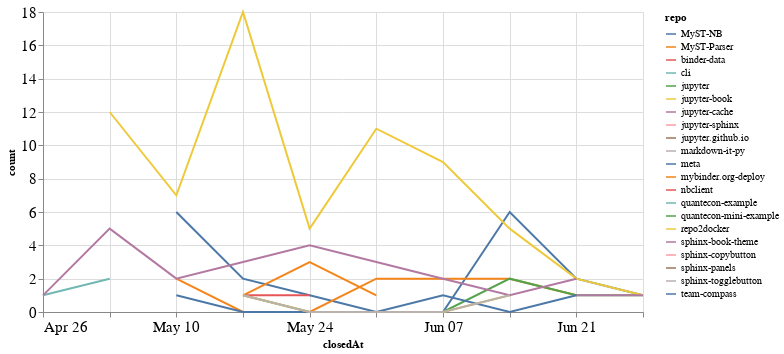

Notebook cell for this chart:
### Code cell
closed_by_time = closed_by.groupby('repo').resample('W', on='closedAt').count()['author'].reset_index()
closed_by_time = closed_by_time.rename(columns={'author': 'count'})

alt.Chart(closed_by_time, width=600).mark_line().encode(
    x='closedAt',
    y='count',
    color='repo',
    tooltip="repo"
)

### Figure 1 — Vega-Lite specification as saved in the notebook (floating-point values rounded to 4 significant figures)
{"config": {"axisLeft": {"labelFontSize": 15}, "axisBottom": {"labelFontSize": 15}}, "data": {"name": "data-da530518d1340915d3d9dc6b18c6803f"}, "mark": "line", "encoding": {"color": {"type": "nominal", "field": "repo"}, "tooltip": {"type": "nominal", "field": "repo"}, "x": {"type": "temporal", "field": "closedAt"}, "y": {"type": "quantitative", "field": "count"}}, "width": 600, "$schema": "https://vega.github.io/schema/vega-lite/v4.8.1.json", "datasets": {"data-da530518d1340915d3d9dc6b18c6803f": [{"repo": "MyST-NB", "closedAt": "2020-05-10T00:00:00", "count": 6}, {"repo": "MyST-NB", "closedAt": "2020-05-17T00:00:00", "count": 2}, {"repo": "MyST-NB", "closedAt": "2020-05-24T00:00:00", "count": 1}, {"repo": "MyST-NB", "closedAt": "2020-05-31T00:00:00", "count": 0}, {"repo": "MyST-NB", "closedAt": "2020-06-07T00:00:00", "count": 0}, {"repo": "MyST-NB", "closedAt": "2020-06-14T00:00:00", "count": 6}, {"repo": "MyST-NB", "closedAt": "2020-06-21T00:00:00", "count": 2}, {"repo": "MyST-NB", "closedAt": "2020-06-28T00:00:00", "count": 1}, {"repo": "MyST-Parser", "closedAt": "2020-05-10T00:00:00", "count": 2}, {"repo": "MyST-Parser", "closedAt": "2020-05-17T00:00:00", "count": 0}, {"repo": "MyST-Parser", "closedAt": "2020-05-24T00:00:00", "count": 0}, {"repo": "MyST-Parser", "closedAt": "2020-05-31T00:00:00", "count": 2}, {"repo": "MyST-Parser", "closedAt": "2020-06-07T00:00:00", "count": 2}, {"repo": "MyST-Parser", "closedAt": "2020-06-14T00:00:00", "count": 2}, {"repo": "MyST-Parser", "closedAt": "2020-06-21T00:00:00", "count": 1}, {"repo": "binder-data", "closedAt": "2020-06-21T00:00:00", "count": 1}, {"repo": "cli", "closedAt": "2020-04-26T00:00:00", "count": 1}, {"repo": "cli", "closedAt": "2020-05-03T00:00:00", "count": 2}, {"repo": "jupyter", "closedAt": "2020-05-17T00:00:00", "count": 1}, {"repo": "jupyter", "closedAt": "2020-05-24T00:00:00", "count": 0}, {"repo": "jupyter", "closedAt": "2020-05-31T00:00:00", "count": 0}, {"repo": "jupyter", "closedAt": "2020-06-07T00:00:00", "count": 0}, {"repo": "jupyter", "closedAt": "2020-06-14T00:00:00", "count": 2}, {"repo": "jupyter", "closedAt": "2020-06-21T00:00:00", "count": 1}, {"repo": "jupyter", "closedAt": "2020-06-28T00:00:00", "count": 1}, {"repo": "jupyter-book", "closedAt": "2020-05-03T00:00:00", "count": 12}, {"repo": "jupyter-book", "closedAt": "2020-05-10T00:00:00", "count": 7}, {"repo": "jupyter-book", "closedAt": "2020-05-17T00:00:00", "count": 18}, {"repo": "jupyter-book", "closedAt": "2020-05-24T00:00:00", "count": 5}, {"repo": "jupyter-book", "closedAt": "2020-05-31T00:00:00", "count": 11}, {"repo": "jupyter-book", "closedAt": "2020-06-07T00:00:00", "count": 9}, {"repo": "jupyter-book", "closedAt": "2020-06-14T00:00:00", "count": 5}, {"repo": "jupyter-book", "closedAt": "2020-06-21T00:00:00", "count": 2}, {"repo": "jupyter-book", "closedAt": "2020-06-28T00:00:00", "count": 1}, {"repo": "jupyter-cache", "closedAt": "2020-06-21T00:00:00", "count": 1}, {"repo": "jupyter-cache", "closedAt": "2020-06-28T00:00:00", "count": 1}, {"repo": "jupyter-sphinx", "closedAt": "2020-05-03T00:00:00", "count": 1}, {"repo": "jupyter.github.io", "closedAt": "2020-05-17T00:00:00", "count": 3}, {"repo": "markdown-it-py", "closedAt": "2020-05-10T00:00:00", "count": 2}, {"repo": "meta", "closedAt": "2020-05-10T00:00:00", "count": 1}, {"repo": "meta", "closedAt": "2020-05-17T00:00:00", "count": 0}, {"repo": "meta", "closedAt": "2020-05-24T00:00:00", "count": 0}, {"repo": "meta", "closedAt": "2020-05-31T00:00:00", "count": 0}, {"repo": "meta", "closedAt": "2020-06-07T00:00:00", "count": 1}, {"repo": "meta", "closedAt": "2020-06-14T00:00:00", "count": 0}, {"repo": "meta", "closedAt": "2020-06-21T00:00:00", "count": 1}, {"repo": "mybinder.org-deploy", "closedAt": "2020-05-17T00:00:00", "count": 1}, {"repo": "mybinder.org-deploy", "closedAt": "2020-05-24T00:00:00", "count": 3}, {"repo": "mybinder.org-deploy", "closedAt": "2020-05-31T00:00:00", "count": 1}, {"repo": "nbclient", "closedAt": "2020-05-17T00:00:00", "count": 1}, {"repo": "nbclient", "closedAt": "2020-05-24T00:00:00", "count": 1}, {"repo": "quantecon-example", "closedAt": "2020-05-17T00:00:00", "count": 1}, {"repo": "quantecon-mini-example", "closedAt": "2020-06-21T00:00:00", "count": 1}, {"repo": "repo2docker", "closedAt": "2020-05-17T00:00:00", "count": 1}, {"repo": "repo2docker", "closedAt": "2020-05-24T00:00:00", "count": 0}, {"repo": "repo2docker", "closedAt": "2020-05-31T00:00:00", "count": 0}, {"repo": "repo2docker", "closedAt": "2020-06-07T00:00:00", "count": 0}, {"repo": "repo2docker", "closedAt": "2020-06-14T00:00:00", "count": 1}, {"repo": "sphinx-book-theme", "closedAt": "2020-04-26T00:00:00", "count": 1}, {"repo": "sphinx-book-theme", "closedAt": "2020-05-03T00:00:00", "count": 5}, {"repo": "sphinx-book-theme", "closedAt": "2020-05-10T00:00:00", "count": 2}, {"repo": "sphinx-book-theme", "closedAt": "2020-05-17T00:00:00", "count": 3}, {"repo": "sphinx-book-theme", "closedAt": "2020-05-24T00:00:00", "count": 4}, {"repo": "sphinx-book-theme", "closedAt": "2020-05-31T00:00:00", "count": 3}, {"repo": "sphinx-book-theme", "closedAt": "2020-06-07T00:00:00", "count": 2}, {"repo": "sphinx-book-theme", "closedAt": "2020-06-14T00:00:00", "count": 1}, {"repo": "sphinx-book-theme", "closedAt": "2020-06-21T00:00:00", "count": 2}, {"repo": "sphinx-copybutton", "closedAt": "2020-06-21T00:00:00", "count": 2}, {"repo": "sphinx-panels", "closedAt": "2020-05-10T00:00:00", "count": 1}, {"repo": "sphinx-togglebutton", "closedAt": "2020-05-17T00:00:00", "count": 1}, {"repo": "sphinx-togglebutton", "closedAt": "2020-05-24T00:00:00", "count": 0}, {"repo": "sphinx-togglebutton", "closedAt": "2020-05-31T00:00:00", "count": 0}, {"repo": "sphinx-togglebutton", "closedAt": "2020-06-07T00:00:00", "count": 0}, {"repo": "sphinx-togglebutton", "closedAt": "2020-06-14T00:00:00", "count": 1}, {"repo": "team-compass", "closedAt": "2020-06-28T00:00:00", "count": 1}]}}
